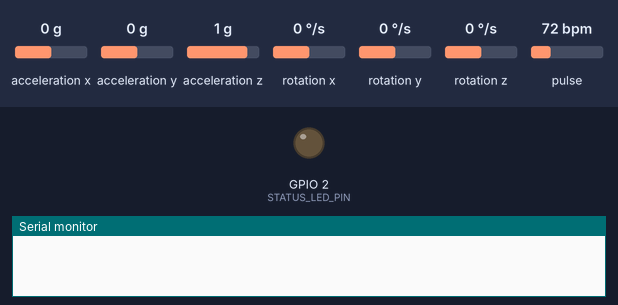
Bench run of a sketch on a simulated ESP32. Parts: output pins drawn as LEDs (lit = HIGH), the last lines printed to the serial monitor. Wiring (inferred from the names in the program): MPU-6050 motion sensor at I2C address 0x68. The test bench sets the inputs (shaded band); at power-on: acceleration x 0 g, acceleration y 0 g, acceleration z 1 g, rotation x 0 °/s, rotation y 0 °/s, rotation z 0 °/s, pulse 72 bpm. WiFi joins after 1.5 s; servers stay silent unless stated; I2S audio is not simulated (input reads silence); uploads are accepted with an empty reply.

Above: at 0.0 s.
At 9.9 s:
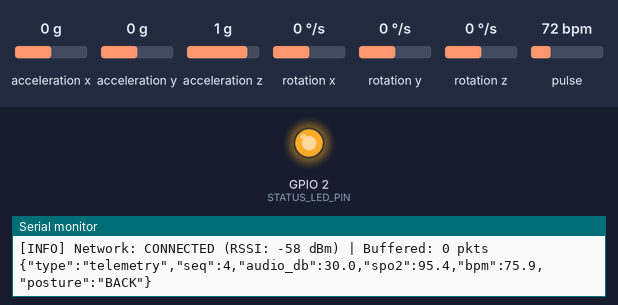
10.0 s: acceleration x set to -0.4 g
13.0 s: acceleration x set to -0.7 g
Timing chart, 0 to 16.0 s (numbered marks = the images above; inputs shaded):
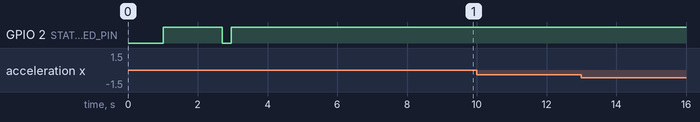

The sketch:

SleepSenseAI.ino
```cpp
/*
 * SleepSense AI - Master Firmware Sketch
 * Target Board: ESP32 DevKit V1 (ESP-WROOM-32)
 *
 * Hardware Configuration (3 Core Sensing Modalities):
 * - INMP441 I2S Digital MEMS Microphone (SCK:14, WS:15, SD:32)
 * - MAX30102 Pulse Oximeter & Heart Rate (I2C: SDA=21, SCL=22)
 * - MPU6050 6-Axis Motion IMU (I2C: SDA=21, SCL=22)
 *
 * Execution Model: Non-blocking dual-rate scheduling via millis()
 */

#include <Arduino.h>
#include "config.h"
#include "sensors.h"
#include "audio.h"
#include "ppg.h"
#include "posture.h"
#include "tinyml_audio.h"
#include "tinyml_posture.h"
#include "wifi_manager.h"
#include "api_client.h"

// Runtime Sequence & Timing Counters
static uint32_t packetSeqNum = 0;
static unsigned long lastSensorPollTime = 0;
static unsigned long lastTxTime = 0;
static unsigned long lastSerialLogTime = 0;

void setup() {
  Serial.begin(115200);
  delay(1000);

  Serial.println("\n=======================================================");
  Serial.println("   SleepSense AI - Adaptive Multi-Modal Edge AI System ");
  Serial.printf("   Target: %s | Firmware: %s\n", DEFAULT_DEVICE_ID, FIRMWARE_VERSION);
  Serial.println("=======================================================");

  pinMode(STATUS_LED_PIN, OUTPUT);
  digitalWrite(STATUS_LED_PIN, HIGH);

  // 1. Initialize I2C Bus & Scan Peripherals (MAX30102 & MPU6050)
  bool i2cOk = sensors.initI2CBus();

  // 2. Initialize INMP441 I2S Microphone
  bool micOk = audio.initI2S();
  sensors.setSensorStatus("INMP441", micOk);

  // 3. Initialize MAX30102 Pulse Oximeter
  bool ppgOk = ppg.initMAX30102();
  sensors.setSensorStatus("MAX30102", ppgOk);

  // 4. Initialize MPU6050 6-Axis IMU
  bool imuOk = posture.initMPU6050();
  sensors.setSensorStatus("MPU6050", imuOk);

  // 5. Initialize TinyML On-Device Neural Engines
  bool tinymlAudioOk = tinymlAudio.begin();
  bool tinymlPostureOk = tinymlPosture.begin();
  sensors.setSensorStatus("TinyML", tinymlAudioOk && tinymlPostureOk);

  // 6. Initialize Wi-Fi & Offline Ring Buffer
  wifiMgr.begin();
  sensors.setSensorStatus("WiFi", wifiMgr.isConnected());

  // 7. Print Boot Summary
  sensors.printSystemStatus();
  digitalWrite(STATUS_LED_PIN, LOW);
  Serial.println("[INFO] Boot sequence complete. Starting multi-modal acquisition loop...\n");
}

void loop() {
  // Maintain Wi-Fi and sync offline buffer
  wifiMgr.keepConnected();

  unsigned long currentMillis = millis();

  // ----------------------------------------------------
  // Task 1: High-Frequency Sensor Acquisition (10 Hz)
  // ----------------------------------------------------
  if (currentMillis - lastSensorPollTime >= SENSOR_POLL_INTERVAL_MS) {
    lastSensorPollTime = currentMillis;

    // 1. Audio Capture & TinyML Inference
    if (audio.captureAndProcess()) {
      AudioPacket ap = audio.getPacket();
      AudioInferenceResult air = tinymlAudio.predict(ap.bandEnergies, ap.estimatedDb);
      audio.setSnoreProbability(air.probabilities[AUDIO_CLASS_SNORING]);
    }

    // 2. PPG Waveform Update
    ppg.update();

    // 3. Posture & Kinematics Update
    posture.update();
  }

  // ----------------------------------------------------
  // Task 2: Unified Telemetry Transmission (Every 2s)
  // ----------------------------------------------------
  if (currentMillis - lastTxTime >= TELEMETRY_TX_INTERVAL_MS) {
    lastTxTime = currentMillis;
    packetSeqNum++;

    AudioPacket ap = audio.getPacket();
    PpgPacket pp   = ppg.getPacket();
    PosturePacket pos = posture.getPacket();

    UnifiedPayload payload;
    payload.timestamp         = (uint32_t)(millis() / 1000);
    payload.sequenceNumber    = packetSeqNum;

    // Audio
    payload.audioRms          = ap.rms;
    payload.audioPeak         = ap.peak;
    payload.audioEstimatedDb  = ap.estimatedDb;
    payload.audioSnoreProb    = ap.snoreProbability;
    payload.audioSnoreDetected= ap.snoreDetected;
    payload.audioQuality      = ap.quality;

    // PPG
    payload.ppgBpm            = pp.heartRate;
    payload.ppgSpo2           = pp.spo2;
    payload.ppgHrv            = pp.hrvRmssd;
    payload.ppgQuality        = pp.quality;

    // Posture
    payload.postureClass      = pos.postureName;
    payload.postureMovement   = pos.movementMagnitude;
    payload.postureQuality    = pos.quality;

    // Transmit to Flask backend or push to offline ring buffer
    bool txOk = apiClient.sendUnifiedPayload(payload);
    digitalWrite(STATUS_LED_PIN, txOk ? HIGH : LOW);
  }

  // ----------------------------------------------------
  // Task 3: Dual Serial Monitoring (JSON Lines & Tagged Logs)
  // ----------------------------------------------------
  if (currentMillis - lastSerialLogTime >= SERIAL_LOG_INTERVAL_MS) {
    lastSerialLogTime = currentMillis;

    AudioPacket ap = audio.getPacket();
    PpgPacket pp   = ppg.getPacket();
    PosturePacket pos = posture.getPacket();
    AudioInferenceResult air = tinymlAudio.getLastResult();

    // 1. Structured Tagged Console Log
    Serial.printf("[INFO] Audio: %4.1f est.dB (RMS:%4.0f) | Snore: %s (%.0f%%) | Q:%.2f\n",
                  ap.estimatedDb, ap.rms, ap.snoreDetected ? "YES" : "NO", air.confidence * 100.0f, ap.quality);

    if (pp.fingerDetected) {
      Serial.printf("[INFO] Physio: SpO2: %4.1f%% %s | BPM: %4.1f | HRV: %4.1f ms | Q:%.2f\n",
                    pp.spo2, pp.oxygenDesaturation ? "[DESAT ALERT]" : "", pp.heartRate, pp.hrvRmssd, pp.quality);
    } else {
      Serial.println("[WARN] Physio: [Finger Not Detected / Disconnected]");
    }

    Serial.printf("[INFO] Posture: %-10s | Mag:%4.2fg | Restless:%5.3f | Q:%.2f\n",
                  pos.postureName, pos.movementMagnitude, pos.restlessnessScore, pos.quality);
    Serial.printf("[AI]   TinyML Audio Class: %s (Latency: %u us)\n",
                  air.className, air.inferenceTimeMicros);
    Serial.printf("[INFO] Network: %s (RSSI: %d dBm) | Buffered: %d pkts\n\n",
                  wifiMgr.isConnected() ? "CONNECTED" : "OFFLINE", wifiMgr.getRssi(), wifiMgr.getBufferedCount());

    // 2. Serial JSON Stream for Live Telemetry Tools
    Serial.print("{\"type\":\"telemetry\",\"seq\":");
    Serial.print(packetSeqNum);
    Serial.print(",\"audio_db\":");
    Serial.print(ap.estimatedDb, 1);
    Serial.print(",\"spo2\":");
    Serial.print(pp.spo2, 1);
    Serial.print(",\"bpm\":");
    Serial.print(pp.heartRate, 1);
    Serial.print(",\"posture\":\"");
    Serial.print(pos.postureName);
    Serial.println("\"}");
  }

  yield();
}
```

api_client.cpp
```cpp
/*
 * API Client Implementation
 */

#include "api_client.h"

ApiClient apiClient;

ApiClient::ApiClient() {}

String ApiClient::serializeJson(const UnifiedPayload& p) {
  String json = "{";
  json += "\"device_id\":\"" + String(DEFAULT_DEVICE_ID) + "\",";
  json += "\"timestamp\":" + String(p.timestamp) + ",";
  json += "\"sequence_number\":" + String(p.sequenceNumber) + ",";

  // Audio block
  json += "\"audio\":{";
  json += "\"rms\":" + String(p.audioRms, 1) + ",";
  json += "\"peak\":" + String(p.audioPeak, 1) + ",";
  json += "\"estimated_db\":" + String(p.audioEstimatedDb, 1) + ",";
  json += "\"snore_probability\":" + String(p.audioSnoreProb, 2) + ",";
  json += "\"snore_detected\":" + String(p.audioSnoreDetected ? "true" : "false") + ",";
  json += "\"quality\":" + String(p.audioQuality, 2);
  json += "},";

  // PPG block
  json += "\"ppg\":{";
  json += "\"bpm\":" + String(p.ppgBpm, 1) + ",";
  json += "\"spo2\":" + String(p.ppgSpo2, 1) + ",";
  json += "\"hrv\":" + String(p.ppgHrv, 1) + ",";
  json += "\"quality\":" + String(p.ppgQuality, 2);
  json += "},";

  // Posture block
  json += "\"posture\":{";
  json += "\"class\":\"" + String(p.postureClass) + "\",";
  json += "\"movement\":" + String(p.postureMovement, 2) + ",";
  json += "\"quality\":" + String(p.postureQuality, 2);
  json += "}";

  json += "}";
  return json;
}

bool ApiClient::sendUnifiedPayload(const UnifiedPayload& payload) {
  if (WiFi.status() != WL_CONNECTED) {
    wifiMgr.pushToBuffer(payload);
    return false;
  }

  WiFiClient client;
  HTTPClient http;

  http.begin(client, DEFAULT_SERVER_URL);
  http.addHeader("Content-Type", "application/json");
  http.setTimeout(HTTP_TIMEOUT_MS);

  String payloadJson = serializeJson(payload);
  int httpCode = http.POST(payloadJson);
  http.end();

  if (httpCode >= 200 && httpCode < 300) {
    return true;
  } else {
    wifiMgr.pushToBuffer(payload);
    return false;
  }
}
```

api_client.h
```cpp
/*
 * API Client Header - Unified IoT REST Telemetry Client
 */

#ifndef API_CLIENT_H
#define API_CLIENT_H

#include <Arduino.h>
#include <HTTPClient.h>
#include <WiFiClient.h>
#include "config.h"
#include "wifi_manager.h"

class ApiClient {
public:
  ApiClient();
  bool sendUnifiedPayload(const UnifiedPayload& payload);
  String serializeJson(const UnifiedPayload& p);
};

extern ApiClient apiClient;

#endif // API_CLIENT_H
```

audio.cpp
```cpp
/*
 * Audio Acquisition & Acoustic Feature Extraction Implementation
 */

#include "audio.h"
#include <math.h>

AudioEngine audio;

AudioEngine::AudioEngine()
  : initialized(false), snoreStartTime(0), inSnoreEvent(false), consecutiveSnoreWindows(0) {
  memset(&currentPacket, 0, sizeof(AudioPacket));
  currentPacket.estimatedDb = 35.0f;
  currentPacket.quality = 0.9f;
}

bool AudioEngine::initI2S() {
  Serial.println("[INFO] Initializing INMP441 I2S DMA Digital Audio Driver (16kHz Mono 16-bit)...");
  Serial.printf("[INFO] I2S Pins: SCK/BCLK=%d, WS/LRCLK=%d, SD/DOUT=%d\n", I2S_SCK_PIN, I2S_WS_PIN, I2S_SD_PIN);

  i2s_config_t i2s_config = {
    .mode = (i2s_mode_t)(I2S_MODE_MASTER | I2S_MODE_RX),
    .sample_rate = AUDIO_SAMPLE_RATE,
    .bits_per_sample = I2S_BITS_PER_SAMPLE_16BIT,
    .channel_format = I2S_CHANNEL_FMT_ONLY_LEFT,
    .communication_format = I2S_COMM_FORMAT_STAND_I2S,
    .intr_alloc_flags = ESP_INTR_FLAG_LEVEL1,
    .dma_buf_count = 4,
    .dma_buf_len = AUDIO_WINDOW_SAMPLES,
    .use_apll = false,
    .tx_desc_auto_clear = false,
    .fixed_mclk = 0
  };

  i2s_pin_config_t pin_config = {
    .bck_io_num = I2S_SCK_PIN,
    .ws_io_num = I2S_WS_PIN,
    .data_out_num = I2S_PIN_NO_CHANGE,
    .data_in_num = I2S_SD_PIN
  };

  esp_err_t err = i2s_driver_install(I2S_PORT_NUM, &i2s_config, 0, NULL);
  if (err != ESP_OK) {
    Serial.printf("[ERROR] Failed to install I2S driver! Error code: %d\n", err);
    initialized = false;
    return false;
  }

  err = i2s_set_pin(I2S_PORT_NUM, &pin_config);
  if (err != ESP_OK) {
    Serial.printf("[ERROR] Failed to set I2S pins! Error code: %d\n", err);
    initialized = false;
    return false;
  }

  i2s_zero_dma_buffer(I2S_PORT_NUM);
  initialized = true;
  Serial.println("[INFO] INMP441 Microphone initialized successfully via I2S DMA.");
  return true;
}

bool AudioEngine::captureAndProcess() {
  if (!initialized) {
    currentPacket.isValid = false;
    currentPacket.quality = 0.0f;
    return false;
  }

  size_t bytesRead = 0;
  esp_err_t result = i2s_read(I2S_PORT_NUM, (void*)sampleBuffer, sizeof(sampleBuffer), &bytesRead, pdMS_TO_TICKS(50));

  if (result != ESP_OK || bytesRead == 0) {
    currentPacket.isValid = false;
    currentPacket.quality = 0.1f;
    return false;
  }

  size_t numSamples = bytesRead / sizeof(int16_t);
  calculateFeatures(numSamples);
  evaluateSignalQuality();

  currentPacket.isValid = true;
  return true;
}

void AudioEngine::calculateFeatures(size_t numSamples) {
  if (numSamples == 0) return;

  double sumSquare = 0.0;
  int16_t maxSample = 0;
  int clippingCount = 0;

  float bandAccumulator[AUDIO_FEATURE_NUM] = {0.0f};
  size_t bandSize = numSamples / AUDIO_FEATURE_NUM;
  if (bandSize < 1) bandSize = 1;

  for (size_t i = 0; i < numSamples; i++) {
    int16_t sample = sampleBuffer[i];
    double s = (double)sample;
    sumSquare += (s * s);

    int16_t absVal = abs(sample);
    if (absVal > maxSample) maxSample = absVal;
    if (absVal >= 32700) clippingCount++;

    size_t bandIdx = i / bandSize;
    if (bandIdx >= AUDIO_FEATURE_NUM) bandIdx = AUDIO_FEATURE_NUM - 1;
    bandAccumulator[bandIdx] += fabsf((float)sample);
  }

  // Calculate RMS and Peak
  currentPacket.rms = (float)sqrt(sumSquare / (double)numSamples);
  currentPacket.peak = (float)maxSample;

  // Calculate estimated relative dB (reference normalized to full scale 16-bit)
  float rawRms = (currentPacket.rms < 1.0f) ? 1.0f : currentPacket.rms;
  currentPacket.estimatedDb = 120.0f + 20.0f * log10f(rawRms / 32767.0f);
  if (currentPacket.estimatedDb < 30.0f) currentPacket.estimatedDb = 30.0f;

  // Populate 13 spectral band energies
  for (size_t b = 0; b < AUDIO_FEATURE_NUM; b++) {
    float avgBand = bandAccumulator[b] / (float)bandSize;
    currentPacket.bandEnergies[b] = log1pf(avgBand);
  }

  // Snore detection debouncing with temporal hysteresis
  bool rawSnoreTrigger = (currentPacket.estimatedDb >= SNORE_EST_DB_TH) || (currentPacket.snoreProbability > 0.65f);

  if (rawSnoreTrigger) {
    consecutiveSnoreWindows++;
    if (consecutiveSnoreWindows >= 2) { // Debounce: Must persist >= 2 windows
      if (!inSnoreEvent) {
        inSnoreEvent = true;
        snoreStartTime = millis();
      }
      currentPacket.snoreDetected = true;
      currentPacket.snoreDurationMs = (uint32_t)(millis() - snoreStartTime);
    }
  } else {
    consecutiveSnoreWindows = 0;
    inSnoreEvent = false;
    currentPacket.snoreDetected = false;
    currentPacket.snoreDurationMs = 0;
  }
}

void AudioEngine::evaluateSignalQuality() {
  // Quality estimation: penalize heavy clipping and dead microphones (RMS < 5)
  if (currentPacket.rms < 5.0f) {
    currentPacket.quality = 0.2f; // Dead mic / silence
  } else if (currentPacket.peak >= 32700) {
    currentPacket.quality = 0.6f; // Severe clipping
  } else {
    currentPacket.quality = 0.95f; // Good dynamic range
  }
}

void AudioEngine::setSnoreProbability(float prob) {
  currentPacket.snoreProbability = prob;
}
```

audio.h
```cpp
/*
 * Audio Acquisition & Acoustic Feature Extraction Header
 * Sensor: INMP441 I2S MEMS Digital Microphone (16 kHz Mono)
 */

#ifndef AUDIO_H
#define AUDIO_H

#include <Arduino.h>
#include <driver/i2s.h>
#include "config.h"

struct AudioPacket {
  float rms;
  float peak;
  float estimatedDb;
  float bandEnergies[AUDIO_FEATURE_NUM];
  float snoreProbability;
  bool snoreDetected;
  uint32_t snoreDurationMs;
  float quality; // Audio Signal Quality Index [0.0 to 1.0]
  bool isValid;
};

class AudioEngine {
private:
  bool initialized;
  int16_t sampleBuffer[AUDIO_WINDOW_SAMPLES];
  AudioPacket currentPacket;

  // Snore debouncing & temporal hysteresis
  unsigned long snoreStartTime;
  bool inSnoreEvent;
  uint32_t consecutiveSnoreWindows;

  void calculateFeatures(size_t samplesRead);
  void evaluateSignalQuality();

public:
  AudioEngine();
  bool initI2S();
  bool captureAndProcess();
  AudioPacket getPacket() const { return currentPacket; }
  void setSnoreProbability(float prob);
};

extern AudioEngine audio;

#endif // AUDIO_H
```

posture.h
```cpp
/*
 * Posture & Movement Analytics Header
 * Sensor: MPU6050 6-Axis Motion/IMU (I2C)
 */

#ifndef POSTURE_H
#define POSTURE_H

#include <Arduino.h>
#include <Wire.h>
#include "config.h"

struct PosturePacket {
  SleepPosture posture;
  const char* postureName;
  float accelX;
  float accelY;
  float accelZ;
  float gyroX;
  float gyroY;
  float gyroZ;
  float movementMagnitude;
  float restlessnessScore;
  bool isMoving;
  bool positionChanged;
  float quality; // Posture Signal Quality Index [0.0 to 1.0]
  bool isValid;
};

class PostureEngine {
private:
  bool initialized;
  PosturePacket currentPacket;
  SleepPosture lastPosture;

  float accelHistory[15];
  uint8_t historyIdx;

  void classifyPosture();
  void calculateRestlessness();
  void evaluateQuality();

public:
  PostureEngine();
  bool initMPU6050();
  bool update();
  PosturePacket getPacket() const { return currentPacket; }
};

extern PostureEngine posture;

#endif // POSTURE_H
```

ppg.h
```cpp
/*
 * PPG Acquisition & Physiological Analytics Header
 * Sensor: MAX30102 Pulse Oximeter & Heart Rate Monitor (I2C)
 * Driver: SparkFun MAX30105
 */

#ifndef PPG_H
#define PPG_H

#include <Arduino.h>
#include <Wire.h>
#include "MAX30105.h"
#include "config.h"

struct PpgPacket {
  float heartRate;
  float spo2;
  float hrvRmssd;
  uint32_t rawRed;
  uint32_t rawIr;
  bool fingerDetected;
  bool oxygenDesaturation;
  float quality; // PPG Signal Quality Index (PPG_SQI) [0.0 to 1.0]
  bool isValid;
};

class PpgEngine {
private:
  MAX30105 maxSensor;
  bool initialized;
  PpgPacket currentPacket;

  // Signal processing buffers
  uint32_t irBuffer[50];
  uint32_t redBuffer[50];
  uint8_t bufferIdx;

  // Peak detection & BPM calculation
  unsigned long lastBeatTime;
  float beatIntervals[8];
  uint8_t beatIntervalIdx;
  float rollingBpm;

  void processPpgWaveform(uint32_t red, uint32_t ir);
  void estimateSpo2AndHr();
  void calculateSqi();

public:
  PpgEngine();
  bool initMAX30102();
  bool update();
  PpgPacket getPacket() const { return currentPacket; }
  void reset();
};

extern PpgEngine ppg;

#endif // PPG_H
```

sensors.h
```cpp
/*
 * Sensors Manager Header - Central Sensor Lifecycle & Health Check
 */

#ifndef SENSORS_H
#define SENSORS_H

#include <Arduino.h>
#include <Wire.h>
#include "config.h"

struct SystemHealth {
  bool inmp441Ok;
  bool max30102Ok;
  bool mpu6050Ok;
  bool tinymlOk;
  bool wifiOk;
  uint32_t uptimeSeconds;
  uint32_t freeHeapBytes;
};

class SensorsManager {
private:
  SystemHealth health;
  bool i2cInitialized;

public:
  SensorsManager();
  bool initI2CBus();
  bool scanI2CDevice(uint8_t address);
  SystemHealth getHealth() const { return health; }
  void setSensorStatus(const char* sensorName, bool status);
  void printSystemStatus();
};

extern SensorsManager sensors;

#endif // SENSORS_H
```

tinyml_posture.h
```cpp
/*
 * TinyML Posture Classifier Header
 */

#ifndef TINYML_POSTURE_H
#define TINYML_POSTURE_H

#include <Arduino.h>
#include "config.h"

struct PostureInferenceResult {
  SleepPosture predictedPosture;
  const char* postureName;
  float confidence;
  uint32_t latencyMicros;
};

class TinyMLPostureClassifier {
public:
  TinyMLPostureClassifier();
  bool begin();
  PostureInferenceResult predict(float ax, float ay, float az, float gx, float gy, float gz, float restless);
};

extern TinyMLPostureClassifier tinymlPosture;

#endif // TINYML_POSTURE_H
```

Source omitted: posture.cpp (4687 bytes), ppg.cpp (4921 bytes), sensors.cpp (2339 bytes), tinyml_audio.cpp (4476 bytes), tinyml_audio.h (802 bytes), tinyml_posture.cpp (1428 bytes), wifi_manager.cpp (2821 bytes), wifi_manager.h (1222 bytes), config.h (4126 bytes)
